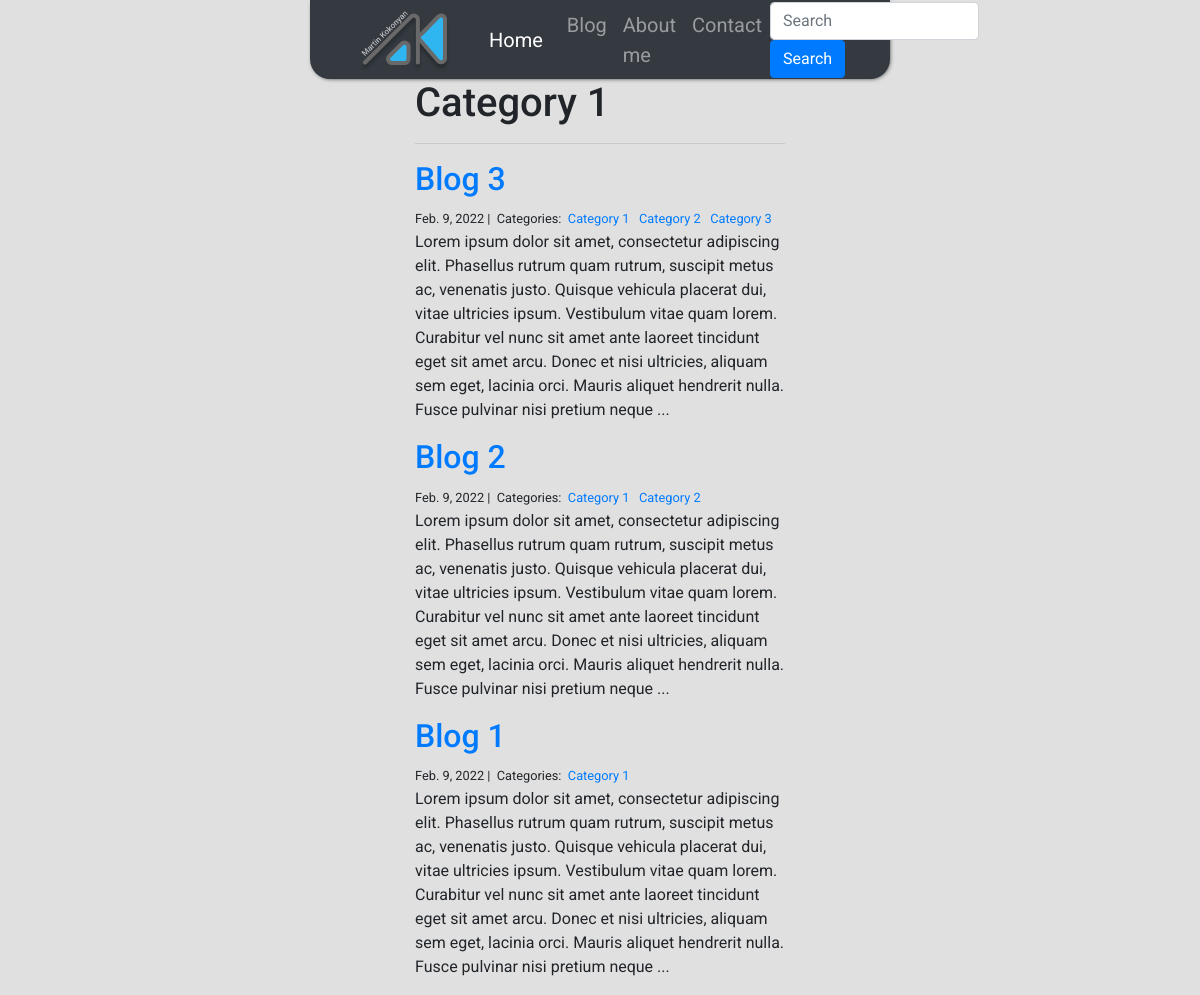
The page /blog/Category 1/ on the database its author committed.
### personal_blog/blog/models.py (models this page shows)
class Category(models.Model):
    name = models.CharField(
        max_length=20,
    )

class Post(models.Model):
    title = models.CharField(
        max_length=20,
    )
    body = models.TextField()
    created_on = models.DateTimeField(
        auto_now_add=True,
    )
    last_modified = models.DateTimeField(
        auto_now=True,
    )
    categories = models.ManyToManyField(
        "Category",
    )

### personal_blog/blog/views.py (the view)
# urls.py: path("<category>/", blog_category, name="blog category"),
def blog_category(request, category):
    posts = Post.objects.filter(categories__name__contains=category).order_by("-created_on")
    category_object = get_object_or_404(Category, name=category)
    context = {
        "category": category_object.name,
        "posts": posts,
    }
    return render(request, "blog/blog_category.html", context)

### templates/blog/blog_category.html
{% extends "shared/base.html" %}
{% block content %}
    <div class="col-md-8 offset-md-2">
    {% if category %}
        <h1>{{ category }}</h1>
    {% else %}
        <h1>There is not such category!</h1>
    {% endif %}
        <hr>
        {% for post in posts %}
            <h2><a href="{% url 'blog detail' post.id %}">{{ post.title }}</a></h2>
            <small>
                {{ post.created_on.date }} |&nbsp;
                Categories:&nbsp;
                {% for category in post.categories.all %}
                    <a href="{% url 'blog category' category.name %}">
                        {{ category.name }}
                    </a>&nbsp;
                {% endfor %}
            </small>
            <p>{{ post.body | slice:":400" }}...</p>
        {% endfor %}
    </div>
{% endblock %}

### static/css/main1.css (style rules this page uses)
* { box-sizing: border-box; margin: 0; padding: 0; }
body { font-family: "Roboto", serif; font-size: 16px; background-color: #e0e0e0; }
body { padding-left: 300px; padding-right: 300px; margin: 0; }
a { text-decoration: none; }

### rows shown on the page
Category: name "Category 1"
Post: title "Blog 3", created_on "Feb. 9, 2022", body "Lorem ipsum dolor sit amet, consectetur adipiscing elit. Phasellus rutrum quam rutrum, suscipit metus ac, venenatis justo. Quisque vehicula placerat dui, vitae ultricies ipsum. Vestibulum vitae quam lorem. Curabitur vel nunc sit amet ante laoreet tincidunt eget sit amet arcu. Donec et nisi ultricies, aliquam sem eget, lacinia orci. Mauris aliquet hendrerit nulla. Fusce pulvinar nisi pretium neque"
Category: name "Category 2"
Category: name "Category 3"
Post: title "Blog 2", created_on "Feb. 9, 2022", body "Lorem ipsum dolor sit amet, consectetur adipiscing elit. Phasellus rutrum quam rutrum, suscipit metus ac, venenatis justo. Quisque vehicula placerat dui, vitae ultricies ipsum. Vestibulum vitae quam lorem. Curabitur vel nunc sit amet ante laoreet tincidunt eget sit amet arcu. Donec et nisi ultricies, aliquam sem eget, lacinia orci. Mauris aliquet hendrerit nulla. Fusce pulvinar nisi pretium neque"
Post: title "Blog 1", created_on "Feb. 9, 2022", body "Lorem ipsum dolor sit amet, consectetur adipiscing elit. Phasellus rutrum quam rutrum, suscipit metus ac, venenatis justo. Quisque vehicula placerat dui, vitae ultricies ipsum. Vestibulum vitae quam lorem. Curabitur vel nunc sit amet ante laoreet tincidunt eget sit amet arcu. Donec et nisi ultricies, aliquam sem eget, lacinia orci. Mauris aliquet hendrerit nulla. Fusce pulvinar nisi pretium neque"
